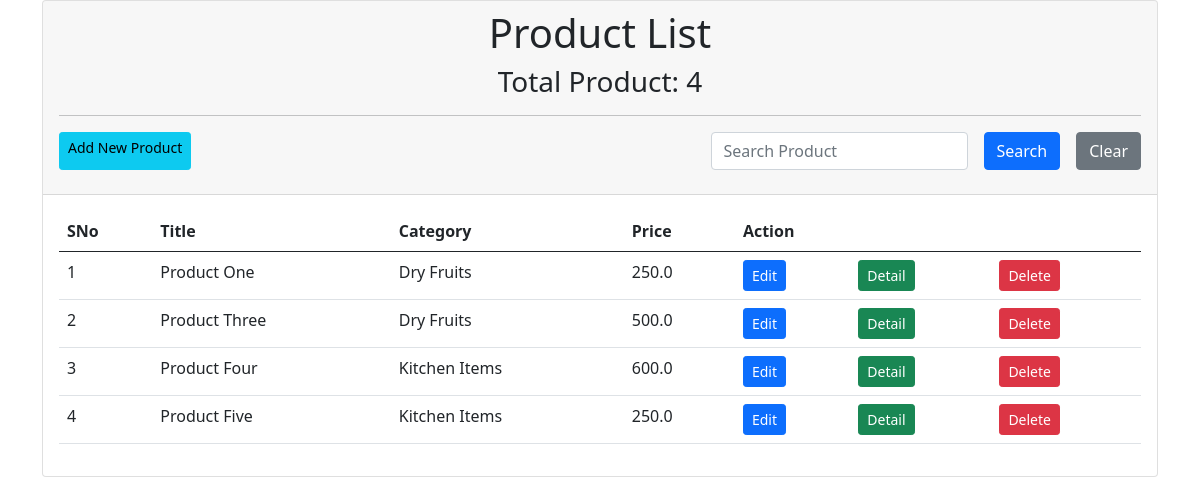
Screenshot of /app-pos/product/list/ (signed in) with the database file from the repository.
### app_pos/models.py (models this page shows, shortened)
class Product(models.Model):
    product_title = models.CharField(max_length=200, null=False, blank=False)
    product_category = models.ForeignKey(Category, on_delete=models.CASCADE,
                                          null=False, blank=False)
    product_price = models.FloatField(null=False, blank=False)
    product_description = models.TextField(null=True, blank=True)
    product_quantity = models.IntegerField(null=False, blank=False, default=0)
    cost_price = models.FloatField(null=False, blank=False, default=0.0)
    is_active = models.BooleanField(default=True)
    created_at = models.DateTimeField(default=timezone.now())

class Category(models.Model):
    category_name = models.CharField(max_length=100, null=False, blank=False)
    category_description = models.TextField(null=True, blank=True)
    is_active = models.BooleanField(default=True)
    created_at = models.DateTimeField(default=timezone.now())

### app_pos/views.py (the view)
# urls.py: path('product/list/', product_list, name="product.list"),
@login_required(login_url="login")
def product_list(request):
    if request.method == "GET" and "search" in request.GET:
        data_to_search = request.GET.get("search")
        search_data = Product.objects.filter(
            Q(product_title__icontains=data_to_search) |
            Q(product_category__category_name__icontains=data_to_search))
        context = { "products": search_data}
    else:
        db_data = Product.objects.all()
        context = {
            "products": db_data
        }
    return render(request, "product_list.html", context)

### app_pos/templates/product_list.html (shortened to what this page needs)
{% extends 'base.html' %}
{% block body_content %}
<section class="container">
  <div class="card">
    <div class="card-header">
      <h1 class="card-title text-center">Product List</h1>
      <h3 class="text-center">Total Product: {{ products.count }}</h3>
    <hr>
    <h3 class="text-center d-flex justify-content-between mb-3">
        <a href="{% url 'product.create' %}" class="btn btn-info btn-sm">Add New Product</a>
        <form action="#" method="GET">
            <div class="form-group d-flex flex-row gap-3">
                <input type="text" name="search" class="form-control" placeholder="Search Product">
                <button type="submit" class="btn btn-primary">Search</button>
                <a href="{% url 'product.list' %}" class="btn btn-secondary">Clear</a>
            </div>
        </form>
    </h3>
    </div>
    <div class="card-body">
      <table class="table table-hover table-responsive table-border">
        <thead>
          <tr>
            <th>SNo</th>
            <th>Title</th>
            <th>Category</th>
            <th>Price</th>
            <th colspan="3">Action</th>
          </tr>
        </thead>
        <tbody>
          {% for data in products %}
          <tr>
            <td>{{ forloop.counter }}</td>
            <td>{{ data.product_title }}</td>
            <td>{{ data.product_category.category_name }}</td>
            <td>{{ data.product_price }}</td>
            <td><a href="{% url 'product.edit' pk=data.id %}" class="btn btn-sm btn-primary">Edit</a></td>
            <td><a href="{% url 'product.detail' pk=data.id %}" class="btn btn-sm btn-success">Detail</a></td>
            <td><a href="{% url 'product.delete' pk=data.id %}" class="btn btn-sm btn-danger">Delete</a></td>
          </tr>
          {% endfor %}
        </tbody>
      </table>
    </div>
  </div>
</section>
{% endblock %}

### rows the page displays
Product: product_title "Product One", product_category.category_name "Dry Fruits", product_price "250.0"
Product: product_title "Product Three", product_category.category_name "Dry Fruits", product_price "500.0"
Product: product_title "Product Four", product_category.category_name "Kitchen Items", product_price "600.0"
Product: product_title "Product Five", product_category.category_name "Kitchen Items", product_price "250.0"

### other values shown
{{ products.count }} "4"
